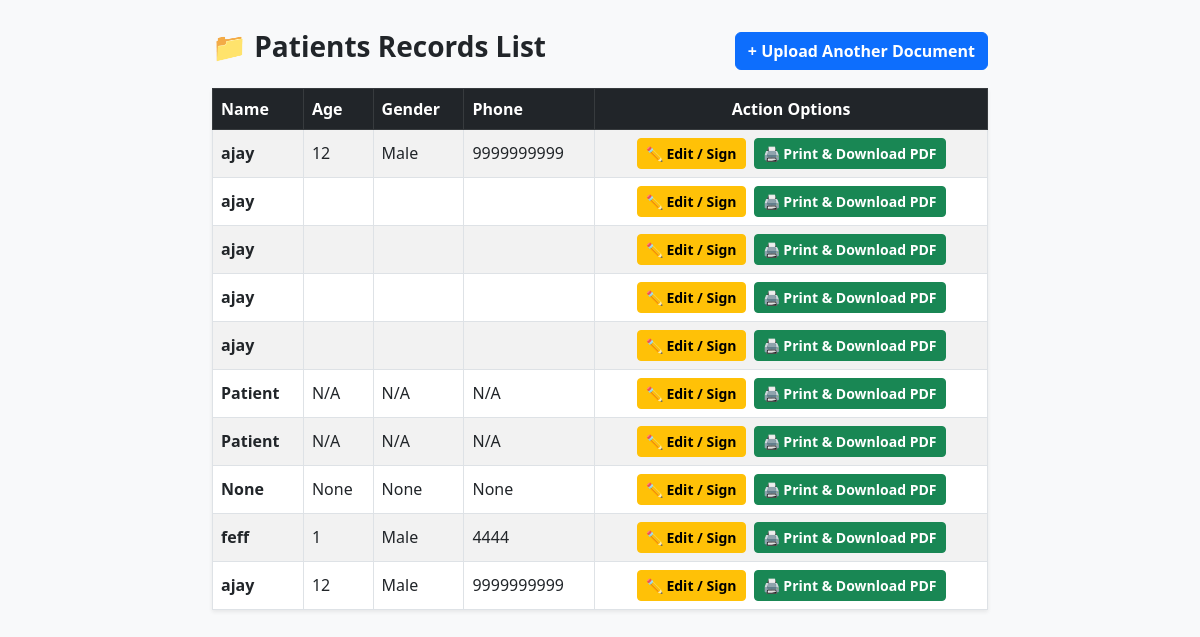
The page /list/ on the database as committed earlier.
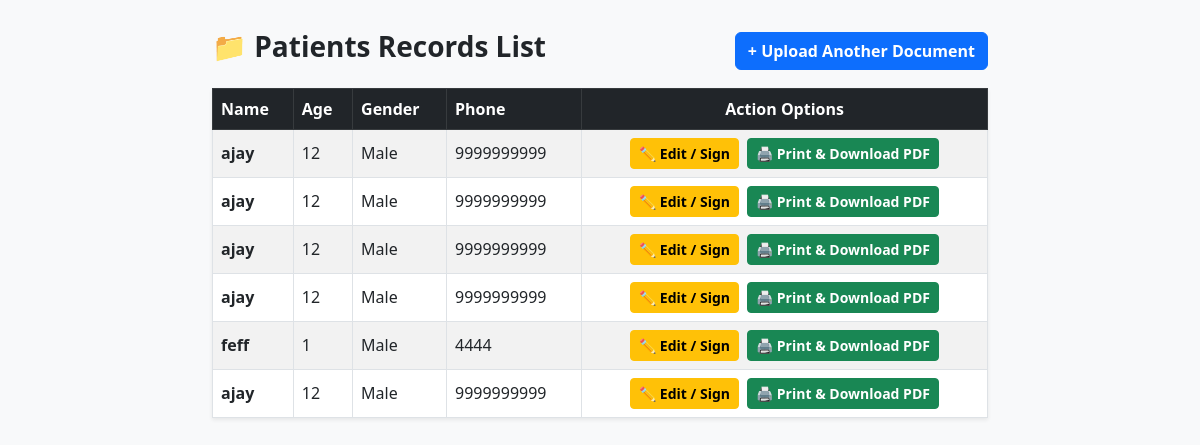
The same page on the database as committed later.
### patients/models.py (models this page shows, shortened)
class Patient(models.Model):
    name = models.CharField(max_length=100, blank=True, null=True)
    age = models.CharField(max_length=10, blank=True, null=True)
    gender = models.CharField(max_length=20, blank=True, null=True)
    phone = models.CharField(max_length=20, blank=True, null=True)
    address = models.TextField(blank=True, null=True)
    diagnosis = models.TextField(blank=True, null=True)
    symptoms = models.TextField(blank=True, null=True)
    extracted_text = models.TextField(blank=True, null=True)
    signature_data = models.TextField(blank=True, null=True)
    created_at = models.DateTimeField(auto_now_add=True)

### patients/views.py (the view)
# urls.py: path('list/', views.patient_list, name='patient_list'),
def patient_list(request):
    patients = Patient.objects.all().order_by('-created_at')
    return render(request, 'patients/patient_list.html', {'patients': patients})

### patients/templates/patients/patient_list.html
{% extends 'patients/base.html' %}
{% block content %}
<div class="d-flex justify-content-between align-items-center mb-3">
    <h3 class="fw-bold">📁 Patients Records List</h3>
    <a href="{% url 'upload_doc' %}" class="btn btn-primary fw-bold">+ Upload Another Document</a>
</div>
<table class="table table-bordered table-striped bg-white shadow-sm align-middle">
    <thead class="table-dark">
        <tr>
            <th>Name</th>
            <th>Age</th>
            <th>Gender</th>
            <th>Phone</th>
            <th class="text-center">Action Options</th>
        </tr>
    </thead>
    <tbody>
        {% for patient in patients %}
        <tr>
            <td class="fw-bold">{{ patient.name }}</td>
            <td>{{ patient.age }}</td>
            <td>{{ patient.gender }}</td>
            <td>{{ patient.phone }}</td>
            <td class="text-center">
                <a href="{% url 'patient_edit' patient.id %}" class="btn btn-sm btn-warning fw-bold me-1">✏️ Edit / Sign</a>
                <a href="{% url 'patient_print' patient.id %}" class="btn btn-sm btn-success fw-bold">🖨️ Print & Download PDF</a>
            </td>
        </tr>
        {% empty %}
        <tr>
            <td colspan="5" class="text-center py-4 text-muted">No patients added yet. Upload a document to add.</td>
        </tr>
        {% endfor %}
    </tbody>
</table>
{% endblock %}

### patients/templates/patients/base.html (shortened to what this page needs)
<!DOCTYPE html>
<html lang="en">
<head>
    <link href="https://cdn.jsdelivr.net/npm/bootstrap@5.3.0/dist/css/bootstrap.min.css" rel="stylesheet">
</head>
<body>
    <div class="container">
        {% block content %}
        {% endblock %}
    </div>
</body>
</html>

### patients/templates/patients/base.html (style rules this page uses)
body { background-color: #f8f9fa; }
.container { max-width: 800px; margin-top: 30px; }

Rows that differ between the two databases and show on the page:
removed Patient: name "ajay"
removed Patient: name "ajay"
removed Patient: name "ajay"
removed Patient: name "ajay"
removed Patient: name "Patient", age "N/A", gender "N/A", phone "N/A"
removed Patient: name "Patient", age "N/A", gender "N/A", phone "N/A"
removed Patient: name "None", age "None", gender "None", phone "None"
added Patient: name "ajay", age "12", gender "Male", phone "9999999999"
added Patient: name "ajay", age "12", gender "Male", phone "9999999999"
added Patient: name "ajay", age "12", gender "Male", phone "9999999999"
